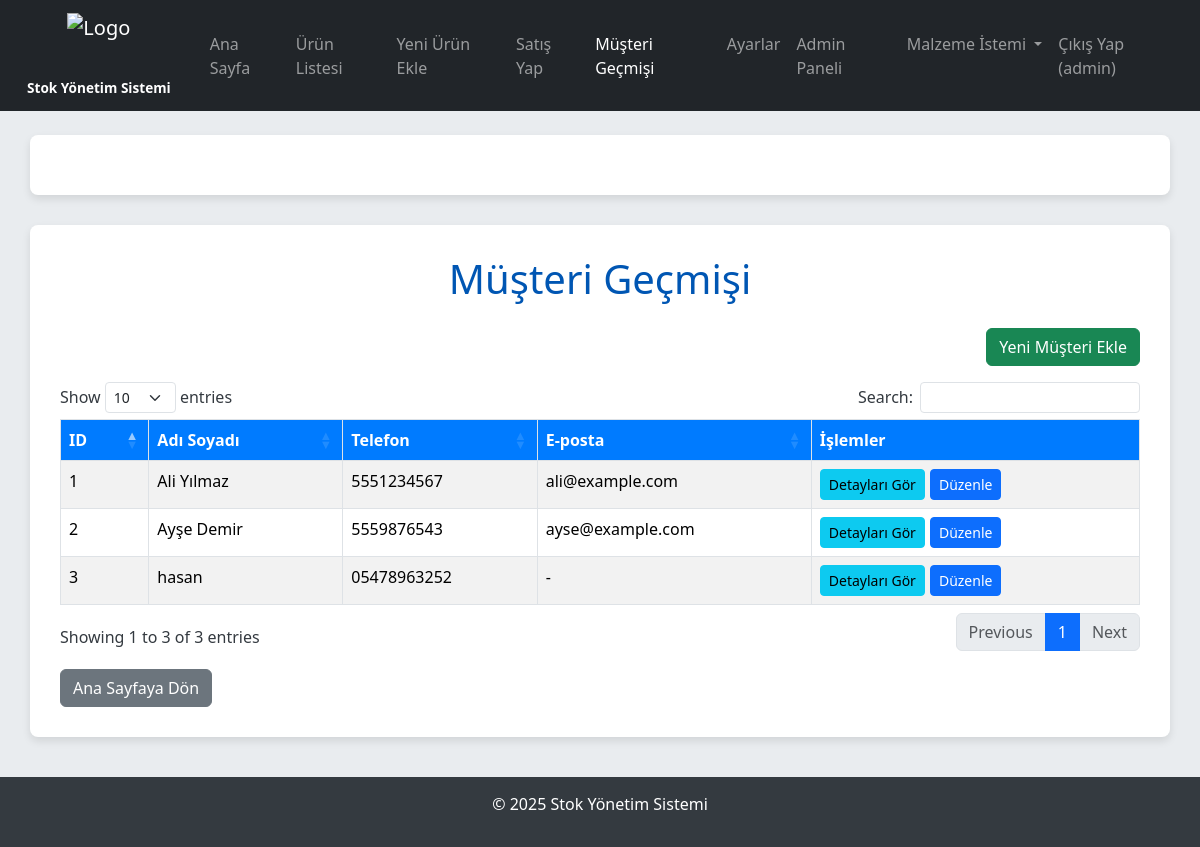
The page /musteri_gecmisi (signed in) on the database its author committed.
### app.py (models this page shows)
class Musteri(db.Model):
    __tablename__ = 'musteriler'
    id = db.Column(db.Integer, primary_key=True)
    ad_soyad = db.Column(db.String(100), nullable=False)
    telefon = db.Column(db.String(20))
    adres = db.Column(db.String(200))
    eposta = db.Column(db.String(100))
    ekleyen_kullanici_id = db.Column(db.Integer, db.ForeignKey('kullanicilar.id'))
    satislar = db.relationship('Satis', backref='musteri', lazy=True)

### app.py (the view)
@app.route('/musteri_gecmisi')
@login_required
def musteri_gecmisi():
    if session.get('rol') == 'admin':
        musteriler = Musteri.query.order_by(Musteri.ad_soyad).all()
    else:
        musteriler = Musteri.query.filter_by(ekleyen_kullanici_id=session['kullanici_id']).order_by(Musteri.ad_soyad).all()
    kategoriler = Urun.query.with_entities(Urun.kategori).distinct().order_by(Urun.kategori).all()
    return render_template('musteri_gecmisi.html', musteriler=musteriler, kategoriler=kategoriler)

### app.py (called while the page is built)
def login_required(f):
    @wraps(f)
    def decorated_function(*args, **kwargs):
        if 'kullanici_id' not in session:
            flash('Bu sayfaya erişmek için giriş yapmalısınız.', 'danger')
            return redirect(url_for('giris'))
        return f(*args, **kwargs)
    return decorated_function

### templates/musteri_gecmisi.html (shortened to what this page needs)
<!DOCTYPE html>
<html lang="tr">
<head>
    <link href="https://cdn.jsdelivr.net/npm/bootstrap@5.3.3/dist/css/bootstrap.min.css" rel="stylesheet">
    <link rel="stylesheet" type="text/css" href="https://cdn.datatables.net/1.11.5/css/dataTables.bootstrap5.min.css">
    <link rel="stylesheet" href="https://cdnjs.cloudflare.com/ajax/libs/font-awesome/6.0.0-beta3/css/all.min.css" />
</head>
<body>
    <nav class="navbar navbar-expand-lg navbar-dark bg-dark mb-4">
        <div class="container-fluid">
            <a class="navbar-brand" href="{{ url_for('anasayfa') }}">
                <img src="{{ url_for('static', filename='images/logo.png') }}" alt="Logo" class="logo-img">
                <span class="app-title-text">Stok Yönetim Sistemi</span>
            </a>
            <div class="collapse navbar-collapse" id="navbarNav">
                <ul class="navbar-nav ms-auto">
                    <li class="nav-item">
                        <a class="nav-link" href="{{ url_for('anasayfa') }}">Ana Sayfa</a>
                    </li>
                    {% if session.get('rol') == 'admin' %}
                    <li class="nav-item">
                        <a class="nav-link" href="{{ url_for('urun_listesi') }}">Ürün Listesi</a>
                    </li>
                    {% endif %}
                    <li class="nav-item">
                        <a class="nav-link" href="{{ url_for('yeni_urun') }}">Yeni Ürün Ekle</a>
                    </li>
                    <li class="nav-item">
                        <a class="nav-link" href="{{ url_for('satis_yap') }}">Satış Yap</a>
                    </li>
                    <li class="nav-item">
                        <a class="nav-link active" aria-current="page" href="{{ url_for('musteri_gecmisi') }}">Müşteri Geçmişi</a>
                    </li>
                    <li class="nav-item">
                        <a class="nav-link" href="{{ url_for('ayarlar') }}">Ayarlar</a>
                    </li>
                    {% if session.get('rol') == 'admin' %}
                    <li class="nav-item">
                        <a class="nav-link" href="{{ url_for('admin_panel_kullanicilar') }}">Admin Paneli</a>
                    </li>
                    {% endif %}
                    {% if session.get('kullanici_id') %}
                    <li class="nav-item dropdown">
                        <a class="nav-link dropdown-toggle" href="#" id="navbarDropdownMalzemeIstemi" role="button" data-bs-toggle="dropdown" aria-expanded="false">
                            Malzeme İstemi
                        </a>
                    </li>
                    {% endif %}
                    {% if session.get('kullanici_id') %}
                    <li class="nav-item">
                        <a class="nav-link" href="{{ url_for('cikis') }}">Çıkış Yap ({{ session.get('kullanici_adi') }})</a>
                    </li>
                    {% endif %}
                </ul>
            </div>
        </div>
    </nav>
    <div class="container mt-3">
    </div>
    <div class="container">
        <h1>Müşteri Geçmişi</h1>
        <div class="d-flex justify-content-end mb-3">
            {% if session.get('rol') == 'admin' %}
            <a href="{{ url_for('musteri_ekle') }}" class="btn btn-success">Yeni Müşteri Ekle</a>
            {% endif %}
        </div>
        <div class="table-responsive">
            <table class="table table-striped table-bordered table-hover" id="musteriTablosu">
                <thead>
                    <tr>
                        <th>ID</th>
                        <th>Adı Soyadı</th>
                        <th>Telefon</th>
                        <th>E-posta</th>
                        <th>İşlemler</th>
                    </tr>
                </thead>
                <tbody>
                    {% for musteri in musteriler %}
                    <tr>
                        <td>{{ musteri['id'] }}</td>
                        <td>{{ musteri['ad_soyad'] }}</td>
                        <td>{{ musteri['telefon'] if musteri['telefon'] else '-' }}</td>
                        <td>{{ musteri['eposta'] if musteri['eposta'] else '-' }}</td>
                        <td class="action-buttons">
                            <a href="{{ url_for('musteri_detay', musteri_id=musteri['id']) }}" class="btn btn-sm btn-info">Detayları Gör</a>
                            {% if session.get('rol') == 'admin' %}
                            <a href="{{ url_for('musteri_duzenle', id=musteri['id']) }}" class="btn btn-sm btn-primary">Düzenle</a>
                            {% endif %}
                        </td>
                    </tr>
                    {% else %}
                    <tr>
                        <td colspan="5" class="text-center text-muted">Hiç müşteri kaydı bulunmuyor.</td>
                    </tr>
                    {% endfor %}
                </tbody>
            </table>
        </div>
        <a href="{{ url_for('anasayfa') }}" class="btn btn-secondary mt-3">Ana Sayfaya Dön</a>
    </div>
    <footer>
        <p>&copy; {{ now().year }} Stok Yönetim Sistemi</p>
    </footer>
</body>
</html>

### templates/musteri_gecmisi.html (style rules this page uses)
body { font-family: 'Segoe UI', Tahoma, Geneva, Verdana, sans-serif; background-color: #e9ecef; color: #343a40; }
.navbar-brand { display: flex; flex-direction: column; align-items: center; text-align: center; padding: 5px 15px; }
.navbar-brand .logo-img { height: 60px; width: auto; margin-bottom: 5px; }
.navbar-brand .app-title-text { font-size: 0.85rem; font-weight: bold; color: white; white-space: nowrap; }
.container { background-color: #ffffff; border-radius: 8px; box-shadow: 0 4px 8px rgba(0, 0, 0, 0.1); padding: 30px; margin-top: 30px; margin-bottom: 30px; }
h1 { color: #0056b3; margin-bottom: 25px; text-align: center; }
.table th { background-color: #007bff; color: white; cursor: pointer; }
.action-buttons { display: flex; gap: 5px; flex-wrap: wrap; }
footer { margin-top: 40px; padding: 15px; background-color: #343a40; color: white; text-align: center; width: 100%; }

### rows shown on the page
Musteri: id "1", ad_soyad "Ali Yılmaz", telefon "5551234567", eposta "ali@example.com"
Musteri: id "2", ad_soyad "Ayşe Demir", telefon "5559876543", eposta "ayse@example.com"
Musteri: id "3", ad_soyad "hasan", telefon "05478963252", eposta "-"

### other values the page prints
{{ session.get('kullanici_adi') }} "admin"
